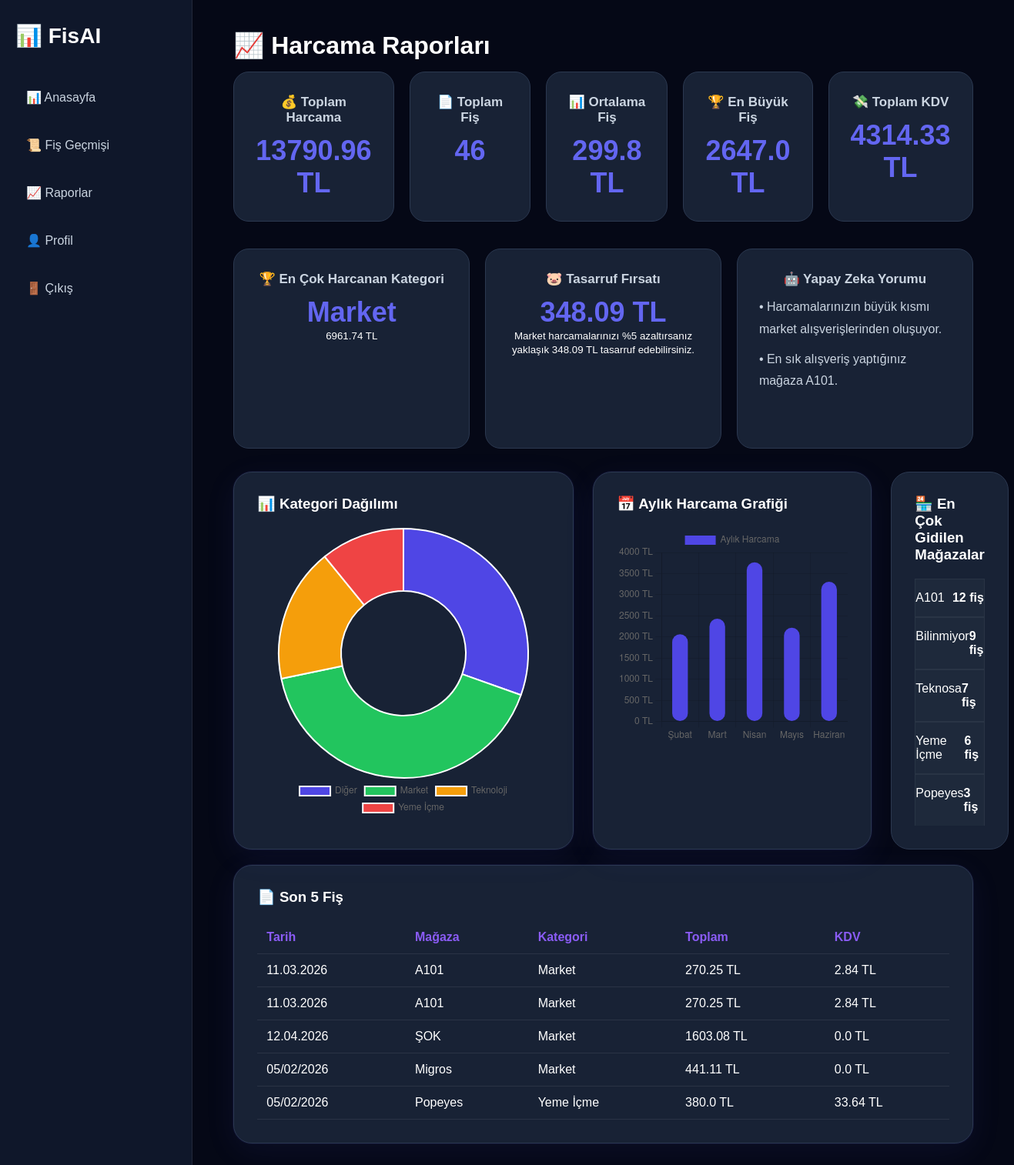
The app's page /reports (signed in) with its own data.
### tables this page shows
CREATE TABLE fisler (

    id INTEGER PRIMARY KEY AUTOINCREMENT,

    user_id INTEGER,

    tarih TEXT,
    toplam REAL,
    kategori TEXT,
    magaza TEXT,

    kdv REAL,
    dosya_adi TEXT,
    eklenme_tarihi TEXT,

    duzeltilmis INTEGER DEFAULT 0

, ai_yorum TEXT, ocr_text TEXT, kdv_orani TEXT);

### app.py (the view, shortened to what this page needs)
@app.route("/reports")
def reports():
    user_id = session.get("user_id")
    if not user_id:
        return redirect("/login")
    conn = sqlite3.connect("fisler.db")
    cursor = conn.cursor()
    cursor.execute("""
        SELECT COUNT(*)
        FROM fisler
        WHERE user_id=?
    """, (user_id,))
    toplam_fis = cursor.fetchone()[0]
    cursor.execute("""
        SELECT SUM(kdv)
        FROM fisler
        WHERE user_id=?
    """, (user_id,))
    toplam_kdv = cursor.fetchone()[0]
    if toplam_kdv is None:
        toplam_kdv = 0
    cursor.execute("""
        SELECT tarih, toplam
        FROM fisler
        WHERE user_id=?
    """, (user_id,))
    veriler = cursor.fetchall()
    toplam_harcama = 0
    en_buyuk = 0
    aylar = {
        "01": 0,
        "02": 0,
        "03": 0,
        "04": 0,
        "05": 0,
        "06": 0,
        "07": 0,
        "08": 0,
        "09": 0,
        "10": 0,
        "11": 0,
        "12": 0
    }
    ay_isimleri = {
        "01": "Ocak",
        "02": "Şubat",
        "03": "Mart",
        "04": "Nisan",
        "05": "Mayıs",
        "06": "Haziran",
        "07": "Temmuz",
        "08": "Ağustos",
        "09": "Eylül",
        "10": "Ekim",
        "11": "Kasım",
        "12": "Aralık"
    }
    for tarih, toplam in veriler:
        try:
            tutar = float(str(toplam).replace(",", "."))
            toplam_harcama += tutar
            if tutar > en_buyuk:
                en_buyuk = tutar
            temiz_tarih = str(tarih).replace(".", "/")
            if len(temiz_tarih) >= 10:
                ay = temiz_tarih[3:5]
                if ay in aylar:
                    aylar[ay] += tutar
        except:
            pass
    ortalama = round(
        toplam_harcama / toplam_fis,
        2
    ) if toplam_fis > 0 else 0
    cursor.execute("""
        SELECT kategori, COUNT(*)
        FROM fisler
        WHERE user_id=?
        GROUP BY kategori
    """, (user_id,))
    kategori_verileri = cursor.fetchall()
    kategori_etiketleri = []
    kategori_sayilari = []
    for kategori in kategori_verileri:
        kategori_etiketleri.append(kategori[0])
        kategori_sayilari.append(kategori[1])
    cursor.execute("""
        SELECT kategori, SUM(
            CAST(REPLACE(toplam, ',', '.') AS REAL)
        ) as toplam_tutar
        FROM fisler
        WHERE user_id=?
        GROUP BY kategori
        ORDER BY toplam_tutar DESC
        LIMIT 1
    """, (user_id,))
    en_kategori = cursor.fetchone()
    if en_kategori:
        kategori_adi = en_kategori[0]
        kategori_tutari = round(en_kategori[1], 2)
    else:
        kategori_adi = "Yok"
        kategori_tutari = 0
    cursor.execute("""
        SELECT magaza, COUNT(*)
        FROM fisler
        WHERE user_id=?
        GROUP BY magaza
        ORDER BY COUNT(*) DESC
        LIMIT 5
    """, (user_id,))
    magazalar = cursor.fetchall()
    cursor.execute("""
        SELECT tarih, magaza, kategori, toplam, kdv
        FROM fisler
        WHERE user_id=?
        ORDER BY id DESC
        LIMIT 5
    """, (user_id,))
    son_fisler = cursor.fetchall()
    yorumlar = []
    if kategori_adi == "Market":
        yorumlar.append(
            "Harcamalarınızın büyük kısmı market alışverişlerinden oluşuyor."
        )
    elif kategori_adi == "Teknoloji":
        yorumlar.append(
            "Teknoloji kategorisi bu dönemde en yüksek harcama kaleminiz."
        )
    elif kategori_adi == "Yeme İçme":
        yorumlar.append(
            "Yeme içme harcamalarınız dikkat çekici seviyede."
        )
    if len(magazalar) > 0:
        yorumlar.append(
            f"En sık alışveriş yaptığınız mağaza {magazalar[0][0]}."
        )
    if ortalama > 300:
        yorumlar.append(
            "Ortalama fiş tutarınız yüksek seviyede."
        )
    elif ortalama < 100:
        yorumlar.append(
            "Ortalama fiş tutarınız kontrollü görünüyor."
        )
    tasarruf_tutari = 0
    tasarruf_mesaji = "Tasarruf önerisi oluşturulamadı."
    if kategori_adi == "Market":
        tasarruf_tutari = round(
            kategori_tutari * 0.05,
            2
        )
        tasarruf_mesaji = (
            f"Market harcamalarınızı %5 azaltırsanız yaklaşık "
            f"{tasarruf_tutari} TL tasarruf edebilirsiniz."
        )
    ay_etiketleri = []
    ay_tutarlari = []
    for ay_no in aylar:
        if aylar[ay_no] > 0:
            ay_etiketleri.append(ay_isimleri[ay_no])
            ay_tutarlari.append(round(aylar[ay_no], 2))
    conn.close()
    return render_template(
        "reports.html",
        toplam_fis=toplam_fis,
        toplam_harcama=round(toplam_harcama, 2),
        ortalama=ortalama,
        en_buyuk=round(en_buyuk, 2),
        toplam_kdv=round(toplam_kdv, 2),
        kategori_etiketleri=kategori_etiketleri,
        kategori_sayilari=kategori_sayilari,
        magazalar=magazalar,
        ay_etiketleri=ay_etiketleri,
        ay_tutarlari=ay_tutarlari,
        kategori_adi=kategori_adi,
        kategori_tutari=kategori_tutari,
        yorumlar=yorumlar,
        tasarruf_tutari=tasarruf_tutari,
        tasarruf_mesaji=tasarruf_mesaji,
        son_fisler=son_fisler
    )

### templates/reports.html (shortened to what this page needs)
<!DOCTYPE html>
<html lang="tr">
<head>
    <link rel="stylesheet" href="/static/css/style.css">
</head>
<body>
<div class="layout">
    <div class="sidebar">
        <div class="logo">
            📊 FisAI
        </div>
        <div class="menu">
            <a href="/dashboard">📊 Anasayfa</a>
            <a href="/receipts">📜 Fiş Geçmişi</a>
            <a href="/reports" class="active-menu">📈 Raporlar</a>
            <a href="/uye_profil">👤 Profil</a>
            <a href="/logout">🚪 Çıkış</a>
        </div>
    </div>
    <div class="main-content">
        <div class="dashboard-container">
            <h1>📈 Harcama Raporları</h1>
            <div class="stats-container">
                <div class="stat-card">
                    <h3>💰 Toplam Harcama</h3>
                    <p>{{ toplam_harcama }} TL</p>
                </div>
                <div class="stat-card">
                    <h3>📄 Toplam Fiş</h3>
                    <p>{{ toplam_fis }}</p>
                </div>
                <div class="stat-card">
                    <h3>📊 Ortalama Fiş</h3>
                    <p>{{ ortalama }} TL</p>
                </div>
                <div class="stat-card">
                    <h3>🏆 En Büyük Fiş</h3>
                    <p>{{ en_buyuk }} TL</p>
                </div>
                <div class="stat-card">
                    <h3>💸 Toplam KDV</h3>
                    <p>{{ toplam_kdv }} TL</p>
                </div>
            </div>
         <div class="ai-section">
            <div class="stat-card">
                <h3>🏆 En Çok Harcanan Kategori</h3>
                <p>{{ kategori_adi }}</p>
                <small>{{ kategori_tutari }} TL</small>
            </div>
            <div class="stat-card">
                <h3>🐷 Tasarruf Fırsatı</h3>
                <p>{{ tasarruf_tutari }} TL</p>
                <small>
                    {{ tasarruf_mesaji }}
                </small>
            </div>
             <div class="stat-card ai-card">
                <h3>🤖 Yapay Zeka Yorumu</h3>
                {% for yorum in yorumlar %}
                    <p>• {{ yorum }}</p>
                {% endfor %}
            </div>
        </div>
         <div class="reports-grid">
            <div class="chart-box">
                <h3>📊 Kategori Dağılımı</h3>
                <div class="chart-wrapper">
                    <canvas id="kategoriGrafik"></canvas>
                </div>
            </div>
            <div class="chart-box">
                <h3>📅 Aylık Harcama Grafiği</h3>
                <div class="monthly-chart-wrapper">
                    <canvas id="aylikGrafik"></canvas>
                </div>
            </div>
            <div class="summary-box">
                <h3>🏪 En Çok Gidilen Mağazalar</h3>
                {% for magaza in magazalar %}
                <div class="summary-item">
                    <span>{{ magaza[0] }}</span>
                    <strong>{{ magaza[1] }} fiş</strong>
                </div>
                {% endfor %}
            </div>
        </div>
        <div class="chart-box" style="margin-top:20px;">
    <h3>📄 Son 5 Fiş</h3>
    <table class="receipt-table">
        <thead>
            <tr>
                <th>Tarih</th>
                <th>Mağaza</th>
                <th>Kategori</th>
                <th>Toplam</th>
                <th>KDV</th>
            </tr>
        </thead>
        <tbody>
            {% for fis in son_fisler %}
            <tr>
                <td>{{ fis[0] }}</td>
                <td>{{ fis[1] }}</td>
                <td>{{ fis[2] }}</td>
                <td>{{ fis[3] }} TL</td>
                <td>{{ fis[4] }} TL</td>
            </tr>
            {% endfor %}
        </tbody>
    </table>
</div>
            </div>
        </div>
    </div>
<script>
const ctx = document.getElementById('kategoriGrafik');
new Chart(ctx, {
    type: 'doughnut',
    data: {
        labels: {{ kategori_etiketleri | tojson }},
        datasets: [{
            data: {{ kategori_sayilari | tojson }},
            backgroundColor: [
                '#4f46e5',
                '#22c55e',
                '#f59e0b',
                '#ef4444',
                '#06b6d4',
                '#8b5cf6'
            ]
        }]
    },
    options: {
        responsive: true,
        plugins: {
            legend: {
                position: 'bottom'
            }
        }
    }
});
const aylikCtx = document.getElementById('aylikGrafik');
new Chart(aylikCtx, {
    type: 'bar',
    data: {
        labels: {{ ay_etiketleri | tojson }},
        datasets: [{
            label: 'Aylık Harcama',
            data: {{ ay_tutarlari | tojson }},
            backgroundColor: '#4f46e5',
            borderRadius: 12,
            borderSkipped: false,
            barPercentage: 0.6,
            categoryPercentage: 0.7
        }]
    },
    options: {
        responsive: true,
        maintainAspectRatio: false,
        plugins: {
            legend: {
                display: true,
                position: 'top'
            },
            tooltip: {
                callbacks: {
                    label: function(context) {
                        return context.parsed.y + " TL";
                    }
                }
            }
        },
        scales: {
            y: {
                beginAtZero: true,
                ticks: {
                    callback: function(value) {
                        return value + " TL";
                    }
                }
            }
        }
    }
});
</script>
</body>
</html>

### static/css/style.css (style rules this page uses)
* { margin:0; padding:0; box-sizing:border-box; }
body { font-family:Arial,sans-serif; background:#050816; color:white; }
.logo { font-size:34px; font-weight:700; color:white; }
.dashboard-container { width:90%; max-width:1400px; margin:40px auto; }
.dashboard-container h1 { color:#ffffff; margin-bottom:25px; }
.stats-container { display:grid; grid-template-columns:repeat(5,1fr); gap:20px; margin-bottom:35px; }
.stat-card { background:#182235; border:1px solid #2b3850; border-radius:20px; padding:28px; text-align:center; transition:.3s; }
.stat-card h3 { color:#cbd5e1; font-size:17px; margin-bottom:12px; }
.stat-card p { color:#6366f1; font-size:36px; font-weight:700; }
.chart-box { background:#182235; border:1px solid #2b3850; border-radius:24px; padding:30px; box-shadow: 0 0 0 1px rgba(99,102,241,.08), 0 10px 40px rgba(99,102,241,.08); }
.summary-box { background:#182235; border:1px solid #2b3850; border-radius:24px; padding:30px; }
.chart-box h3, .summary-box h3 { color:white; margin-bottom:20px; }
.chart-wrapper { width:380px; margin:auto; }
.summary-item { display:flex; justify-content:space-between; padding:15px 0; border-bottom:1px solid #2b3850; background:#1e293b; border:1px solid rgba(255,255,255,.05); }
.summary-item:last-child { border-bottom:none; }
.summary-item span { color:white; }
.summary-item strong { color:white; }
.monthly-chart-wrapper { height:280px; margin-top:20px; }
.layout { display:flex; min-height:100vh; }
.sidebar { width:250px; background:#0f172a; border-right:1px solid rgba(255,255,255,.08); padding:30px 20px; position:fixed; left:0; top:0; bottom:0; }
.logo { color:white; font-size:28px; font-weight:700; margin-bottom:40px; }
.menu { display:flex; flex-direction:column; gap:15px; }
.menu a { color:#cbd5e1; text-decoration:none; padding:14px; border-radius:12px; transition:.3s; }
.main-content { margin-left:250px; width:100%; }
.dashboard-container > h1 { margin-bottom:15px; }
.ai-section { display:grid; grid-template-columns:1fr 1fr 1fr; gap:20px; margin-bottom:30px; }
.ai-section .stat-card { min-height:260px; }
.ai-card p { font-size:16px !important; font-weight:400 !important; color:#cbd5e1 !important; text-align:left; line-height:1.8; margin-bottom:10px; }
.reports-grid { display:grid; grid-template-columns: 1fr 1.5fr 1fr; gap:25px; }
.receipt-table { width:100%; border-collapse:collapse; }
.receipt-table th, .receipt-table td { padding:12px; border-bottom:1px solid rgba(255,255,255,.08); text-align:left; }
.receipt-table th { color:#8b5cf6; font-weight:600; }

### records on screen
fisler: tarih "11.03.2026", magaza "A101", kategori "Market", toplam "270.25", kdv "2.84"
fisler: tarih "11.03.2026", magaza "A101", kategori "Market", toplam "270.25", kdv "2.84"
fisler: tarih "12.04.2026", magaza "ŞOK", kategori "Market", toplam "1603.08", kdv "0.0"
fisler: tarih "05/02/2026", magaza "Migros", kategori "Market", toplam "441.11", kdv "0.0"
fisler: tarih "05/02/2026", magaza "Popeyes", kategori "Yeme İçme", toplam "380.0", kdv "33.64"

### other values on screen
{{ toplam_harcama }} "13790.96"
{{ toplam_fis }} "46"
{{ ortalama }} "299.8"
{{ en_buyuk }} "2647.0"
{{ toplam_kdv }} "4314.33"
{{ kategori_adi }} "Market"
{{ kategori_tutari }} "6961.74"
{{ tasarruf_tutari }} "348.09"
{{ tasarruf_mesaji }} "Market harcamalarınızı %5 azaltırsanız yaklaşık 348.09 TL tasarruf edebilirsiniz."
{{ yorum }} "Harcamalarınızın büyük kısmı market alışverişlerinden oluşuyor." "En sık alışveriş yaptığınız mağaza A101."
{{ magaza[0] }} "A101" "Bilinmiyor" "Teknosa" "Yeme İçme" "Popeyes"
{{ magaza[1] }} "12" "9" "7" "6" "3"
chart data {{ kategori_sayilari | tojson }} [14, 19, 8, 5]
chart data {{ ay_tutarlari | tojson }} [2064.23, 2432.25, 3766.16, 2220.0, 3308.32]
